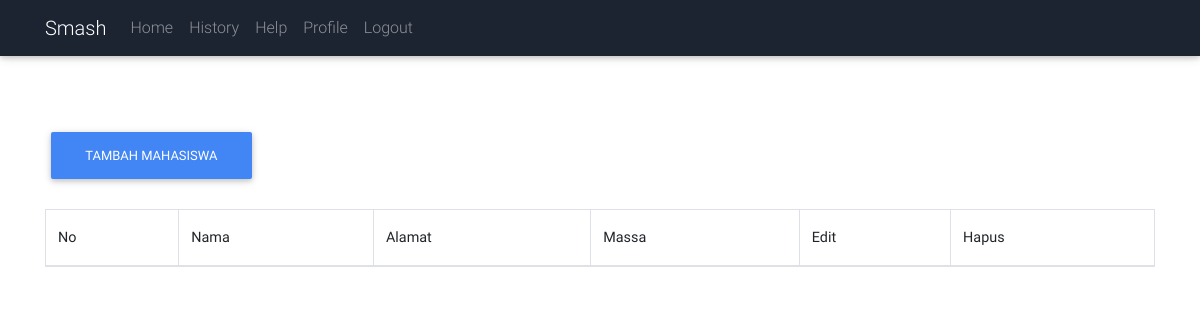
The app's page /index.php/jemputsampah, older data.
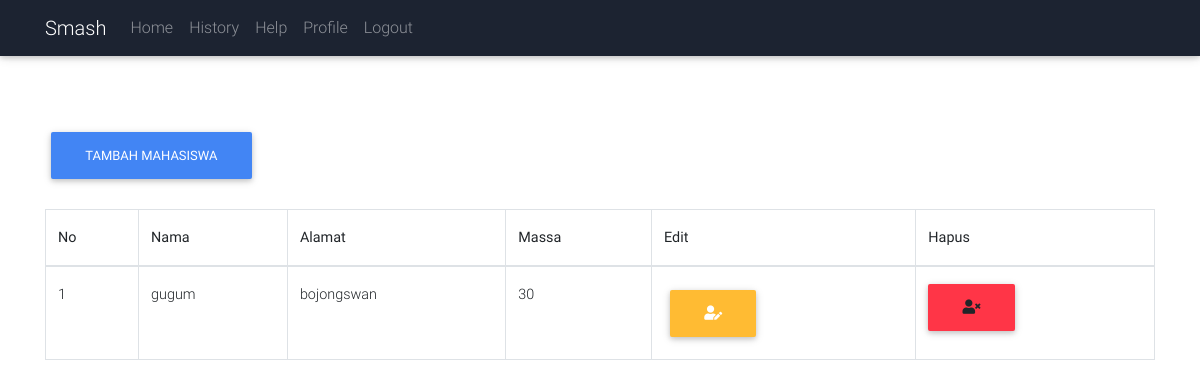
The same page, newer data.
### tables this page shows
CREATE TABLE `jemput` (
  `id_jemput` int(11) NOT NULL,
  `nama` varchar(220) NOT NULL,
  `alamat` varchar(220) NOT NULL,
  `massa_sampah` varchar(220) NOT NULL
);

### application/controllers/jemputsampah.php (called while the page is built, shortened)
<?php defined('BASEPATH') OR exit('No direct script access allowed');
class jemputsampah extends CI_Controller{
	public function __construct()
  {
		$this->load->model('M_web');
  }
	public function index(){
		$data['judul'] = 'Home';
		$this->load->view('templates/header', $data);
		$this->jemput();
		$this->load->view('templates/footer');
	}
	public function jemput()
	{
		$data['datajemput'] = $this->M_web->GetJemput();
		$this->load->view('jemput_sampah/index.php',$data);
	}
}

### index.php (called while the page is built, shortened)
<?php
require_once BASEPATH.'core/CodeIgniter.php';

### application/models/M_web.php (called while the page is built, shortened)
<?php
class M_web extends CI_Model {
	public function Getjemput(){
		$this->db->select('*');
		$this->db->from('jemput');
		$query = $this->db->get();
		return $this->db->get('jemput')->result();
	}
}

### application/views/jemput_sampah/index.php (the view, shortened to what this page needs)
<div class="container">
  <div class="box">
    <h2>  </br>
    </h2>
    <p></br>  </p>
    <p> </br> </p>
    <button type="button" class="btn btn-primary" data-toggle="modal" data-target="#edit1">TAMBAH MAHASISWA</button>
    <br><br>
    <table class="table table-bordered" id="table">
      <thead>
        <tr>
          <th>No</th>
          <th>Nama</th>
          <th>Alamat</th>
          <th>Massa</th>
          <th>Edit</th>
          <th>Hapus</th>
        </tr>
      </thead>
      <tbody>
        	<?php $no=1; foreach ($datajemput as $d ) {?>
          <tr>
              <td><?php echo $no++ ?></td>
              <td><?php echo $d->nama ?></td>
              <td><?php echo $d->alamat ?></td>
              <td><?php echo $d->massa_sampah ?></td>
              <td><button type="button" class="btn btn-warning" data-toggle="modal" data-target="#edit<?php echo $d->nama ?>"><i class="fas fa-user-edit"></i></button></td>
            <td><a type="button" class="btn btn-danger"  href="<?php echo base_url('index.php/jemputsampah/hapus_jemput/'.$d->nama); ?>" onClick="return confirm('Apakah Anda Yakin?')" ><i class="fas fa-user-times"></i></a></td>
          </tr>
          <?php } ?>
        </tbody>
    </table>
  </div>
</div>
</body>
</html>

### application/views/templates/header.php (shortened to what this page needs)
<!doctype html>
<html lang="en">
<head>
    <link rel="stylesheet" href="https://use.fontawesome.com/releases/v5.8.1/css/all.css">
    <link href="<?php echo base_url('assets/Landing/css/bootstrap.min.css')?>" rel="stylesheet">
    <link href="<?php echo base_url('assets/Landing/css/mdb.min.css')?>" rel="stylesheet">
    <link href="<?php echo base_url('assets/Landing/css/style.css')?>" rel="stylesheet">
</head>
<body>
  <nav class="navbar navbar-expand-lg navbar-dark unique-color-dark fixed-top">
          <div class="container">
              <a class="navbar-brand" href="<?= base_url(); ?>home">Smash</a>
              <div class="collapse navbar-collapse" id="navbarNavAltMarkup">
                  <div class="navbar-nav">
                      <a class="nav-item nav-link" href="<?= base_url(); ?>home">Home</a>
                      <a class="nav-item nav-link" href="<?= base_url(); ?>history">History</a>
                      <a class="nav-item nav-link" href="<?= base_url(); ?>help">Help</a>
                      <a class="nav-item nav-link" href="<?= base_url(); ?>profile">Profile</a>
                      <a class="nav-item nav-link" href="<?= base_url(); ?>Landing">Logout</a>
                  </div>
              </div>
          </div>
      </nav>

### application/views/templates/footer.php (shortened to what this page needs)
  </body>
</html>

### assets/Landing/css/style.css (style rules this page uses)
html, body, header, #intro { height: 100%; }

Row changes from the older to the newer data that the page shows:
added jemput: nama "gugum", alamat "bojongswan", massa_sampah "30"
